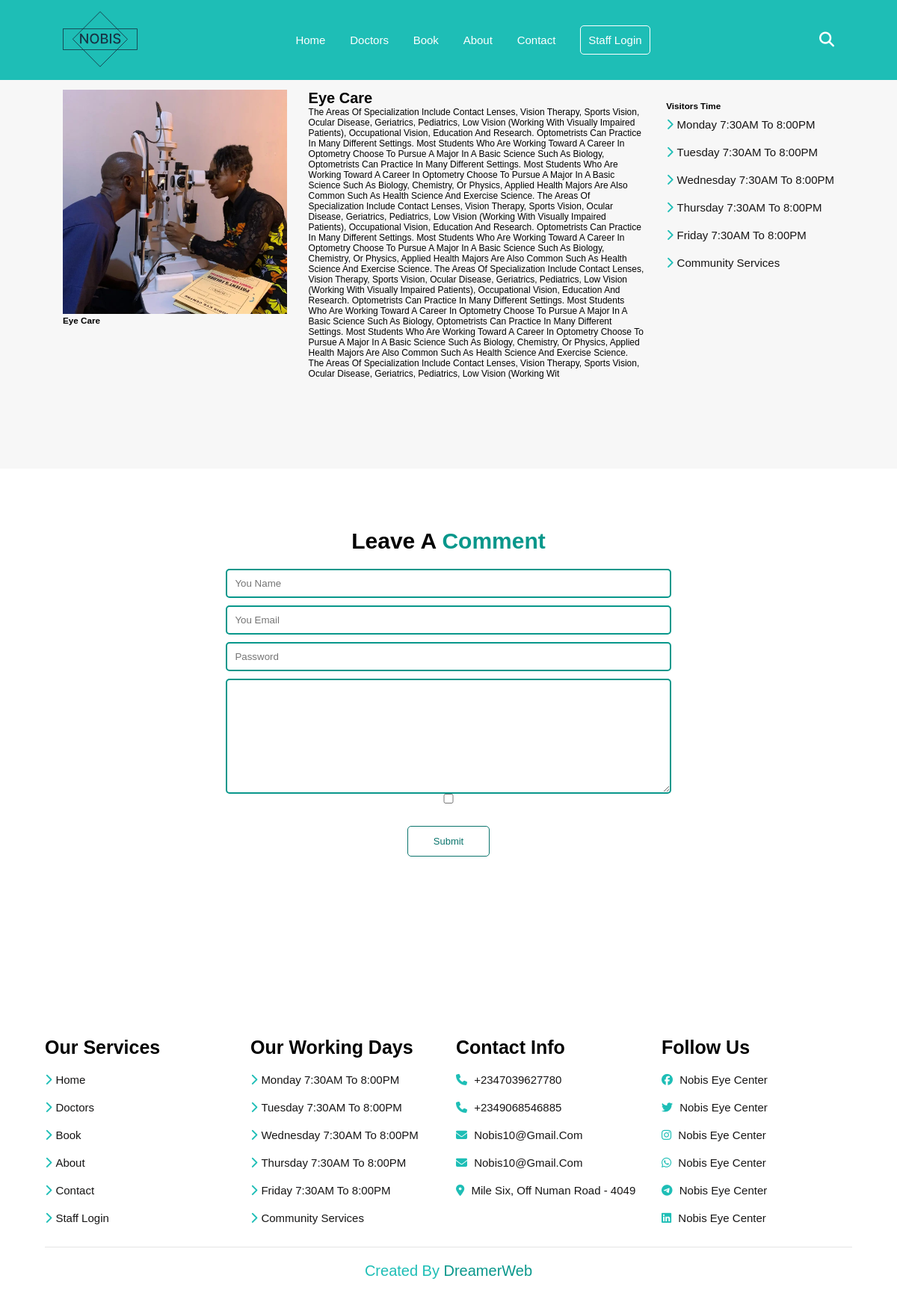
/detail/eye-care/, run on the app's committed database.
### core/models.py (models this page shows, shortened)
class Service(models.Model):
    title = models.CharField(max_length=100)
    body = models.TextField(max_length=4000, blank=True)
    image = models.ImageField(upload_to='images' )
    slug = models.SlugField(max_length=200, unique=True)
    created = models.DateTimeField(auto_now_add=True)
    class meta:
        verbose_name = ['Service']
        verbose_plural_name = ('Services')

### core/views.py (the view)
# urls.py: path('detail/<slug:slug>/', views.services_detail, name='services_detail'),
def services_detail(request, slug):
    service = get_object_or_404(Service, slug=slug )
    context = {
        'service':service,
        }
    return render(request, 'core/services_detail.html', context)

### core/templates/core/services_detail.html (shortened to what this page needs)
{% extends 'core/base/base.html' %}
{% load static %}
{% block content %}
{% include 'core/base/navbar.html' %}
    <section class="services padding">
         <div class="services__detail">
                <div class="services__img">
                     <img src="{{service.image.url}}" alt="">
                     <h3>{{service.title}}</h3>
                    </div>
                    <div class="doctor__right">
                        <h3>{{service.title}}</h3>
                        <p>{{service.body}} </p>
                    </div>
                    <div class="doctor__center">
                            <h3>Visitors Time</h3>
                            <a href="home.html"><i class="fas fa-chevron-right"></i>Monday 7:30AM to 8:00PM</a>
                            <a href="doctors.html"><i class="fas fa-chevron-right"></i>Tuesday 7:30AM to 8:00PM</a>
                            <a href="book.html"><i class="fas fa-chevron-right"></i>Wednesday 7:30AM to 8:00PM</a>
                            <a href="about.html"><i class="fas fa-chevron-right"></i>Thursday 7:30AM to 8:00PM</a>
                            <a href="#"><i class="fas fa-chevron-right"></i>Friday 7:30AM to 8:00PM</a>
                            <a href="#"><i class="fas fa-chevron-right"></i>Community Services</a>
                    </div>
            </div>
    </section>
    <section class="comment">
        <h1>Leave a <span> Comment</span></h1>
        <div class="comment__form">
            <form action="" method="POST">
                <input type="text" name="usename" placeholder="you name">
                <input type="text" name="email" placeholder="you email">
                <input type="text" name="password" placeholder="password">
                <textarea name="comment" id="" cols="30" rows="10"></textarea>
                <input type="checkbox" name="check" id="">
                <button class="hero-btn" type="submit">submit</button>
            </form>
        </div>
    </section>
  {% include 'core/base/footer.html' %}
    {% endblock %}

### static/cs/style.css (style rules this page uses)
:root { --color: #1ebeb6; --primary-color: #efbb20; --navbar-color: linear-gradient( 90deg, rgba(30, 190, 182, 1) 0%, rgba(0, 130, 124, 1) ); --box-shadow: 0 0 10px #e7e7e7; --background: #f7f7f7; }
* { margin: 0; padding: 0; outline: none; box-sizing: border-box; transition: 0.2s; text-transform: capitalize; transition: all 0.2s linear; text-decoration: none; font-family: "Poppins", sans-serif; box-sizing: border-box; }
html { font-size: 62.5%; overflow-x: hidden; scroll-behavior: smooth; scroll-padding-top: 6rem; }
.services { padding: 2rem 7%; width: 100%; background-color: var(--background); }
.comment { margin: 0; padding: 5% 10%; height: 80vh; }
.comment h1 { text-align: center; font-size: 30px; padding: 2rem; }
.comment span { color: #08978b; }
.comment__form form { display: flex; flex-direction: column; margin: 0; align-items: center; }
.comment__form form input { padding: 1rem; width: 62%; border-radius: 5px; border: solid #08978b 2px; margin-bottom: 10px; }
.comment__form form textarea { width: 62%; border-radius: 5px; border: solid #08978b 2px; }
.comment__form form input[type="checkbox"] { padding: 3rem; display: flex; }
.doctor__center { padding: 1.5rem 0; }
.doctor__center a { display: block; font-size: 1.5rem; color: #161515; padding: 1rem 0; }
.doctor__center a i { padding-right: .5rem; color: var(--color); }
.doctor__right { max-width: 450px; }
.doctor__right h3 { font-size: 20px; }
.doctor__right p { font-size: 12px; }
.hero-btn { display: inline-block; text-decoration: none; color: #0a746c; border: 1px solid #0a746c; padding: 12px 34px; font-size: 13px; background: transparent; position: relative; cursor: pointer; transition: 0.8s; overflow: hidden; border-radius: 5px; margin-top: 20px; z-index: 2; }
.hero-btn:before { content: ""; position: absolute; left: 0; width: 100%; height: 0%; background: #08978b; z-index: -1; transition: 0.8s; }
.hero-btn:before { top: 0; border-radius: 0 0 50% 50%; }
.padding { padding: 10% 7%; }
.services__detail { display: flex; justify-content: space-between; flex-wrap: wrap; }
.services__img img { width: 300px; }

### data on the page
Service: image (picture), title "Eye Care", body "The Areas Of Specialization Include Contact Lenses, Vision Therapy, Sports Vision, Ocular Disease, Geriatrics, Pediatrics, Low Vision (Working With Visually Impaired Patients), Occupational Vision, Education And Research. Optometrists Can Practice In Many Different Settings. Most Students Who Are Working Toward A Career In Optometry Choose To Pursue A Major In A Basic Science Such As Biology, Optometrists Can Practice In Many Different Settings. Most Students Who Are Working Toward A Career In Optometry Choose To Pursue A Major In A Basic Science Such As Biology, Chemistry, Or Physics, Applied Health Majors Are Also Common Such As Health Science And Exercise Science. The Areas Of…"
